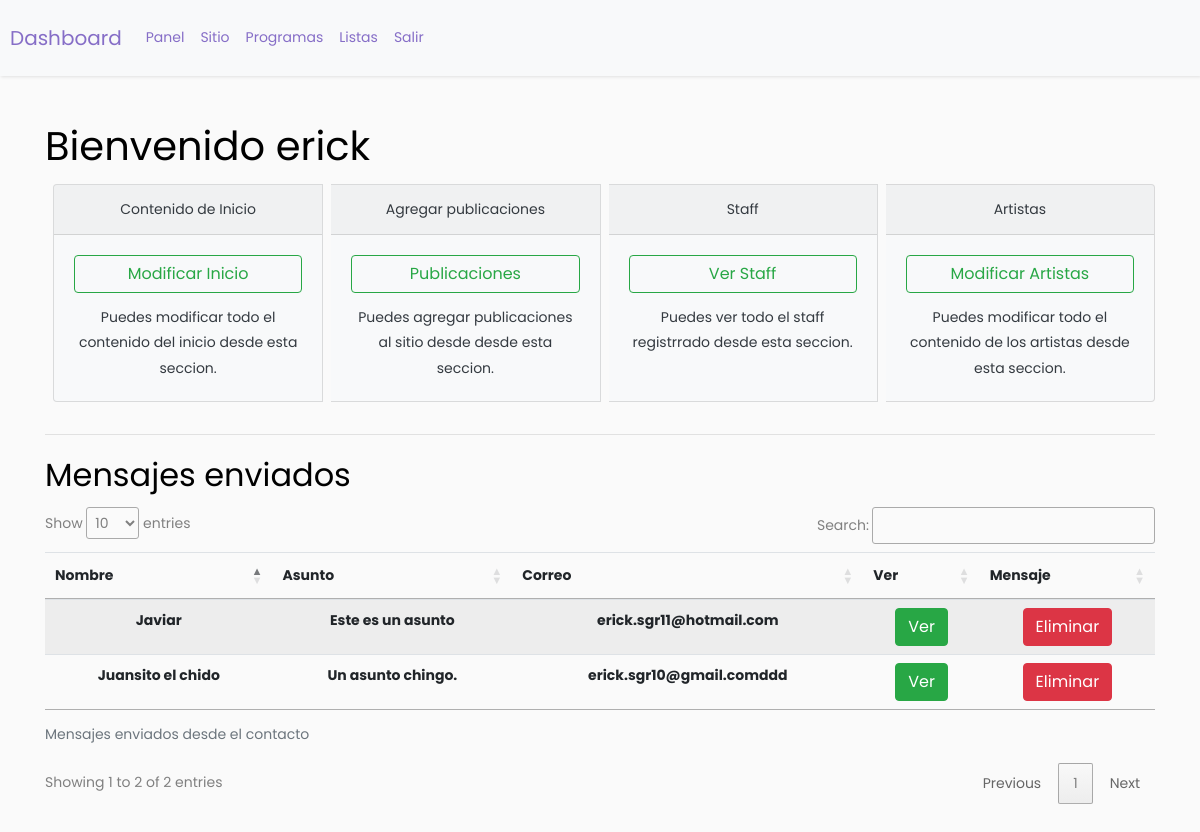
Page /views/dash/dashboard.php (signed in) on the committed database.
### tables this page shows
CREATE TABLE `contacto` (
  `id_mensaje` int(11) NOT NULL,
  `nombre` varchar(200) NOT NULL,
  `correo` varchar(200) NOT NULL,
  `asunto` varchar(200) NOT NULL,
  `mensaje` text NOT NULL
);

### views/dash/session.php (called while the page is built, shortened)
<?php
class Session{
    private $session;
    function __construct()
    {
        if (isset($_SESSION["activo"])) {
           $this->session = true;
        }
    }
    public function getActivo(){
        return $this->session;
    }
}
?>

### model/database.php (called while the page is built, shortened)
<?php
class DB
{
    public function create_connection()
    {
        try {
            @$connection = new PDO("mysql:host=" . self::DBHOSTNAME . ";dbname=" . self::DBDATABASE . ";charset=" . self::CHARSET, self::DBUSER, self::DBPASS);
            $connection->setAttribute(PDO::ATTR_ERRMODE, PDO::ERRMODE_EXCEPTION);
            return $connection;
        } catch (PDOException $e) {
            echo "Error en la conexión: ", $e->getMessage();
        }
    }
    public function selectAll($sql)
    {
        $statement = $this->create_connection()->prepare($sql);
        $statement->execute();
        return $statement;
    }
}

### controllers/ContactoController.php (called while the page is built, shortened)
<?php
class ContactoController extends DB
{
    public function getMensajes()
    {
        return $this->selectAll("SELECT * FROM contacto");
    }
}

### views/dash/dashboard.php (the view, shortened to what this page needs)
<?php
require_once('session.php');
$session = new Session();
if ($session->getActivo()) {
    require_once('../../includes/head-dashboard.php');
    require_once('../../includes/menu-dashboard.php');
    require_once('../../model/database.php');
    require_once('../../controllers/ContactoController.php');
    $view = new ContactoController();
    $mensajes = $view->getMensajes();
?>
    <div class="container">
        <h1 class="mt-2">Bienvenido <?php echo $_SESSION['usuario']; ?> </h2>
            <div>
                <div class="card-group">
                    <div class="card text-dark bg-light  mb-3 ml-2" style="max-width: 18rem;">
                        <div class="card-header text-center">Contenido de Inicio</div>
                        <div class="card-body">
                            <h5 class="card-title"><a href="conf-inicio.php">
                                    <button class="btn btn-outline-success btn-bg btn-block">Modificar Inicio</button>
                                </a>
                            </h5>
                            <p class="card-text text-center">Puedes modificar todo el contenido del inicio desde esta seccion.</p>
                        </div>
                    </div>
                    <div class="card text-dark bg-light  mb-3 ml-2" style="max-width: 18rem;">
                        <div class="card-header text-center">Agregar publicaciones</div>
                        <div class="card-body">
                            <h5 class="card-title"><a href="conf-publicaciones.php">
                                    <button class="btn btn-outline-success btn-bg btn-block">Publicaciones</button>
                                </a>
                            </h5>
                            <p class="card-text text-center">Puedes agregar publicaciones al sitio desde desde esta seccion.</p>
                        </div>
                    </div>
                    <div class="card text-dark bg-light  mb-3 ml-2" style="max-width: 18rem;">
                        <div class="card-header text-center">Staff</div>
                        <div class="card-body">
                            <h5 class="card-title"><a href="conf-staffs.php">
                                    <button class="btn btn-outline-success btn-bg btn-block">Ver Staff</button>
                                </a></h5>
                            <p class="card-text text-center">Puedes ver todo el staff registrrado desde esta seccion.</p>
                        </div>
                    </div>
                    <div class="card text-dark bg-light  mb-3 ml-2" style="max-width: 18rem;">
                        <div class="card-header text-center">Artistas</div>
                        <div class="card-body">
                            <h5 class="card-title"><a href="conf-artistas.php">
                                <button class="btn btn-outline-success btn-bg btn-block">Modificar Artistas</button>
                            </a></h5>
                            <p class="card-text text-center">Puedes modificar todo el contenido de los artistas desde esta seccion.</p>
                        </div>
                    </div>
                </div>
                <hr>
                <h2>Mensajes enviados</h2>
                <div class="table-responsive-lg mb-5">
                    <table class="table table-striped" id="publicaciones">
                        <caption>Mensajes enviados desde el contacto</caption>
                        <thead>
                            <tr class="text-center">
                                <th scope="col">Nombre</th>
                                <th scope="col">Asunto</th>
                                <th scope="col">Correo</th>
                                <th scope="col">Ver</th>
                                <th scope="col">Mensaje</th>
                            </tr>
                        </thead>
                        <tbody>
                            <?php
                            foreach ($mensajes as $m) { ?>
                                <tr class="text-center">
                                    <th><?php echo $m['nombre']; ?></th>
                                    <th><?php echo $m['asunto']; ?></th>
                                    <th><?php echo $m['correo']; ?></th>
                                    <th>
                                        <a href="edit-mensajes.php?mensaje=<?php echo $m['id_mensaje']; ?>">
                                            <button class="btn btn-success">Ver</button>
                                        </a>
                                    </th>
                                    <th>
                                        <form action="dashboard.php" method="post">
                                            <input class="btn btn-danger" type="submit" name="eliminar" value="Eliminar">
                                        </form>
                                    </th>
                                </tr>
                            <?php } ?>
                        </tbody>
                    </table>
                </div>
            </div>
    </div>
    </body>
    </html>
<?php
} else {
    header("Location: ../entrar.php");
}
?>

### rows in the picture
contacto: nombre "Juansito el chido", asunto "Un asunto chingo.", correo "erick.sgr10@gmail.comddd"
contacto: nombre "Javiar", asunto "Este es un asunto", correo "erick.sgr11@hotmail.com"

### other values in the picture
$_SESSION['usuario'] "erick"
